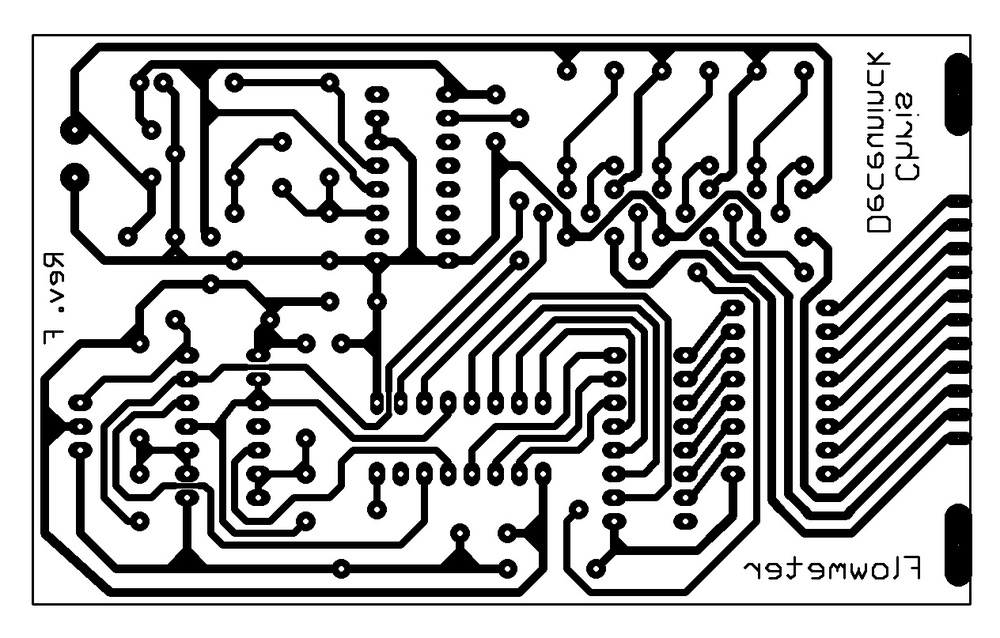
#> input picture src/tests/pcb1_original.jpg, 1000 x 638 px, shrunk from 1264 x 807 before the run; the run also reads 1 picture not shown here
$ python image_op.py
#> lines starting #> are read from the running program, lines starting #| are printed output that depends on the picture
# Python example program for image subtraction
import cv2
from PIL import Image

import numpy as np

# Paths of two image frames

image1Path = "./tests/pcb1_original.jpg";

image2Path = "./tests/pcb1_missingpinhole_defective.jpg";

# Open the images


# Get the image buffer as ndarray
image1 = cv2.imread(image1Path)
#> image1 is the input picture: shape (638, 1000, 3); min 0, max 255, mean 182.3
image1_gray = cv2.cvtColor(image1, cv2.COLOR_BGR2GRAY)
#cv2.imshow("Original Image 1", image1)
#cv2.imshow("Original Image Gray 1", image1_gray)


image2 = cv2.imread(image2Path)
image2_gray = cv2.cvtColor(image2, cv2.COLOR_BGR2GRAY)
#cv2.imshow("Original Image 2", image2)
#cv2.imshow("Original Image Gray 2", image2_gray)


for i in range(4, 8):
    dilated_im1 = cv2.dilate(image1_gray.copy(), None, iterations=i + 1)
    dilated_im2 = cv2.dilate(image2_gray.copy(), None, iterations=i + 1)

    #cv2.imshow("Dilated {} times".format(i + 1), dilated_im1)
    #cv2.imshow("Dilated Im 2 {} times".format(i + 1), dilated_im2)


    eroded_im1 = cv2.erode(dilated_im1.copy(), None, iterations=i + 5)
    eroded_im2 = cv2.erode(dilated_im2.copy(), None, iterations=i + 5)

    # concatenate image Horizontally
    Hori_im1 = np.concatenate((dilated_im1, eroded_im1), axis=1)
    Hori_im2 = np.concatenate((dilated_im2, eroded_im2), axis=1)


    buffer3 = eroded_im1 - eroded_im2
    # concatenate image Vertically
    Verti = np.concatenate((Hori_im1, Hori_im2), axis=0)

    # Display all the images including the difference image
    cv2.imshow("Image 1 and 2", Verti)
    cv2.imshow("Difference Image", buffer3)
    cv2.waitKey(0)
#> this loop made 4 passes
#> pass 1, `dilated_im1 = cv2.dilate(image1_gray.copy(), None, iterations=i + 1)`:
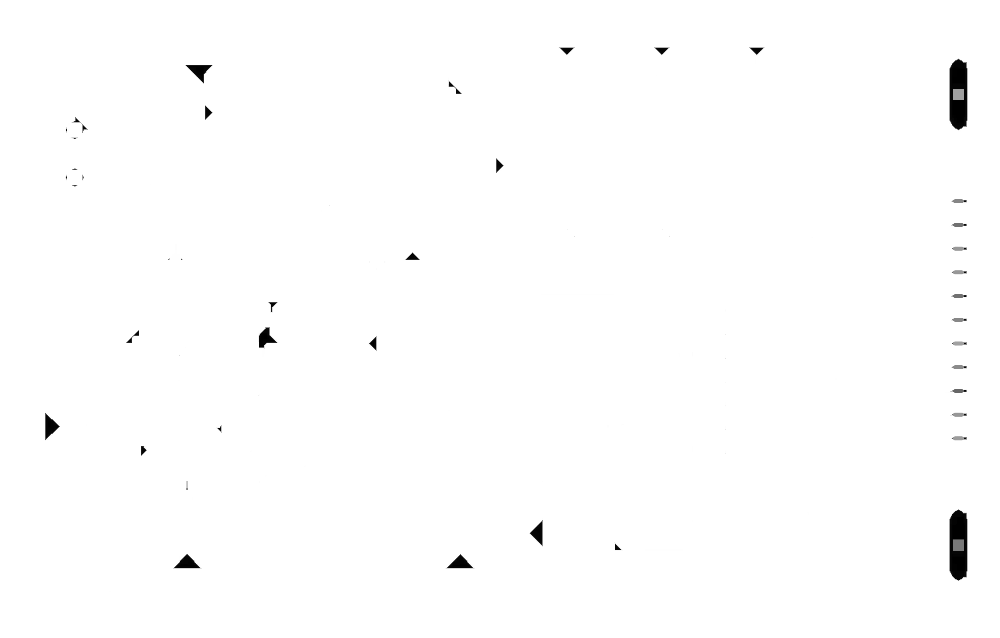
#> dilated_im1: shape (638, 1000); min 0, max 255, mean 253.4
#> pass 1, `eroded_im1 = cv2.erode(dilated_im1.copy(), None, iterations=i + 5)`:
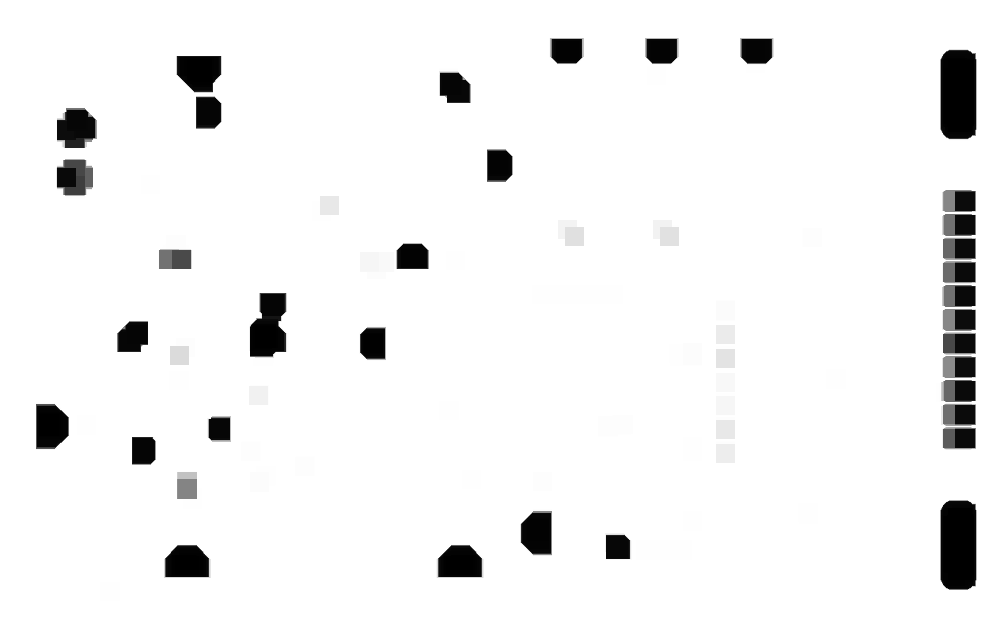
#> eroded_im1: shape (638, 1000); min 0, max 255, mean 242.4
